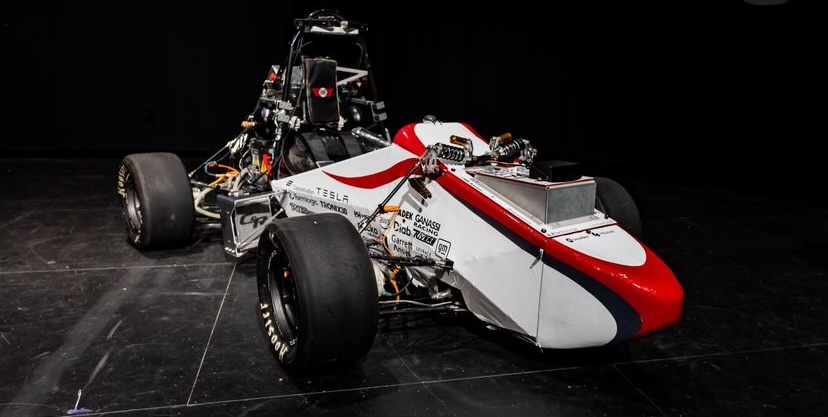
#> input picture documentation/html/build/html/_images/car.jpg, 828 x 417 px; its folder holds only this picture in this run
$ python -i saketIsGeniusTriangle.py   (imports and definitions only)
#> lines starting #> are read from the running program, lines starting #| are printed output that depends on the picture
#> further down, picture is the input picture: shape (417, 828, 3); mean B, G, R 34.9, 34.6, 40.5
import cv2
import numpy as np
import time
import os
import csv


cones = list()

# [56 lines left out: functions triangleOptimization, increase_brightness, not called in this run]

def increaseContrast(image):
    img = image
    lab= cv2.cvtColor(img, cv2.COLOR_BGR2LAB)
#> lab: shape (417, 828, 3); mean of channels 0, 1, 2 37.4, 130.3, 129.2
    l_channel, a, b = cv2.split(lab)
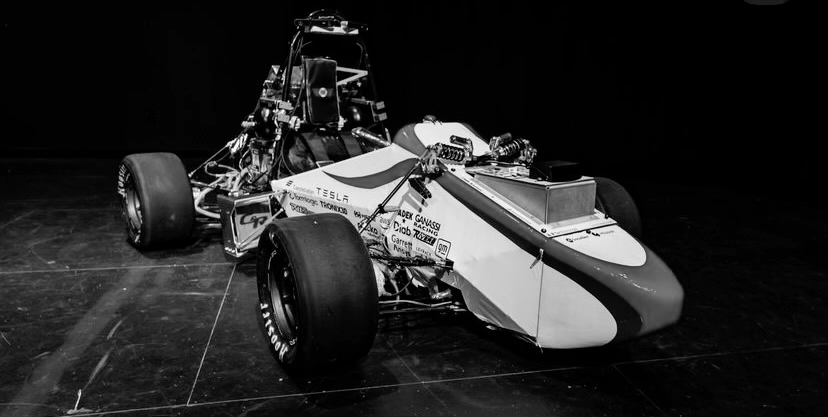
#> l_channel: shape (417, 828); min 0, max 255, mean 37.4
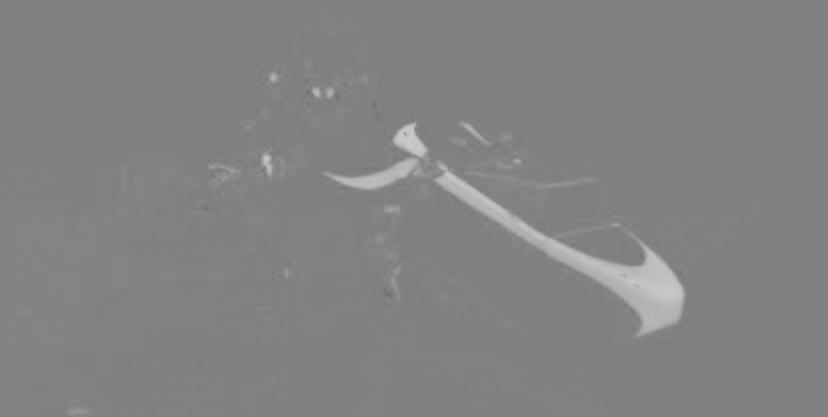
#> a: shape (417, 828); min 113, max 203, mean 130.3
    clahe = cv2.createCLAHE(clipLimit=2, tileGridSize=(32,32))
    cl = clahe.apply(l_channel)
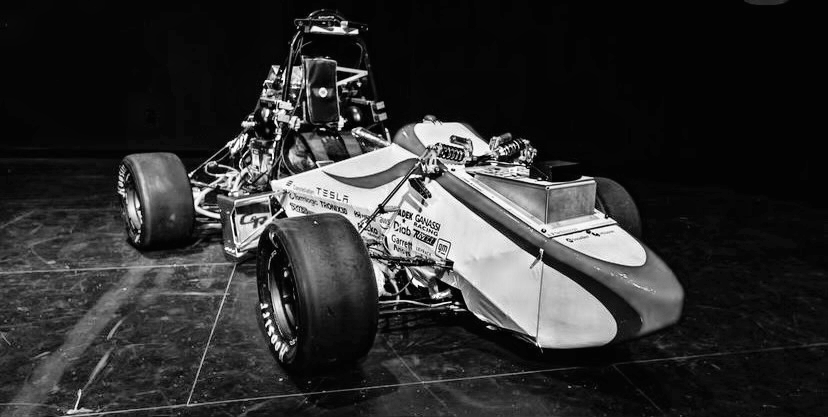
#> cl: shape (417, 828); min 1, max 255, mean 47.8
    limg = cv2.merge((cl,a,b))
#> limg: shape (417, 828, 3); mean of channels 0, 1, 2 47.8, 130.3, 129.2
    enhanced_img = cv2.cvtColor(limg, cv2.COLOR_LAB2BGR)
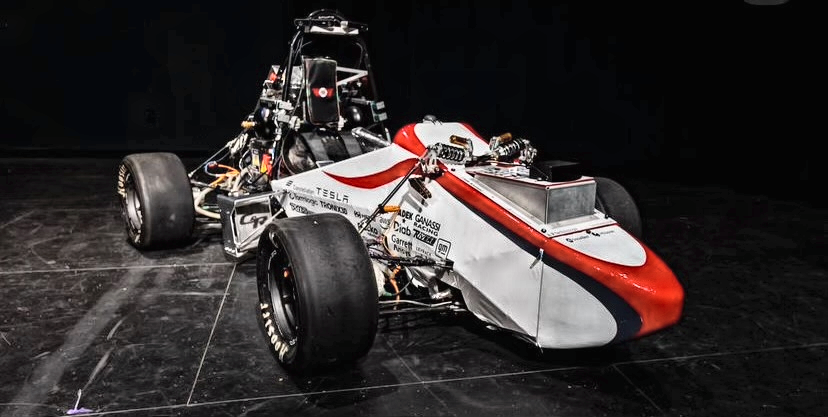
#> enhanced_img: shape (417, 828, 3); mean B, G, R 45.6, 45.6, 50.9
    return enhanced_img

# [86 lines left out: functions getBrightnessDelta, getCones, detectCones, add_cones_to_file, not called in this run]


# [25 lines not run here, left out]

>>> import cv2
>>> picture = cv2.imread('../../../documentation/html/build/html/_images/car.jpg')
>>> result = increaseContrast(picture)
